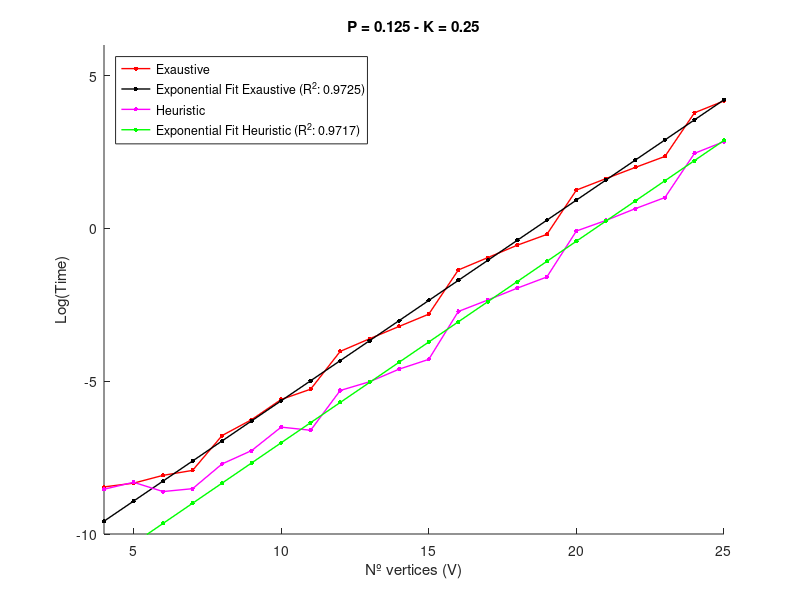

The MATLAB script that drew this image:
clear all
close all
clc

x =[4, 5, 6, 7, 8, 9, 10, 11, 12, 13, 14, 15, 16, 17, 18, 19, 20, 21, 22, 23, 24, 25]; 
K =0.25; 
P =0.125;
Times_Exaustive2 =[0.00021190000006754417, 0.0002395999999862397, 0.00030929999957152177, 0.0003638000002865738, 0.001138000000082684, 0.0019130000000586733, 0.0037026999998488463, 0.0051888000002691115, 0.017867699999897013, 0.02705789999981789, 0.04050199999983306, 0.060360400000263326, 0.2562431999999717, 0.38427169999977195, 0.5770017999998345, 0.820511599999918, 3.4988665999999284, 5.091625999999906, 7.3579359000000295, 10.53540380000004, 43.92167819999986, 64.74747049999996, 93.01098599999978, 134.64518880000014, 15.355134899999939, 20.39351439999973, 1169.3232652999995];
Times_Heuristic2 =[0.00019629999997050618, 0.00024660000008225325, 0.00018210000007456983, 0.0001999999999497959, 0.00044969999999011634, 0.0006956000001991924, 0.0014991000002737565, 0.0013529000002563407, 0.004969099999925675, 0.0066273000002183835, 0.01000530000010258, 0.01376090000030672, 0.06588139999985287, 0.09593200000017532, 0.14156649999995352, 0.2038329000001795, 0.917672500000208, 1.2961905000001934, 1.9099332000000686, 2.745540599999913, 11.641810600000099, 17.127539599999636, 25.472509700000046, 38.61548959999982, 152.2046375, 225.51219800000035, 336.7405933];

Times_Exaustive = Times_Exaustive2(1:22);
Times_Heuristic = Times_Heuristic2(1:22);

% General model:
%      f(x) = a*exp(b*x)
% Coefficients (with 95% confidence bounds):
%        a =   4.992e-06  (-7.632e-06, 1.762e-05)
%        b =     -0.6566  (-0.7592, -0.554)
% 
% Goodness of fit:
%   SSE: 150.5
%   R-square: 0.9725
%   Adjusted R-square: 0.9711
%   RMSE: 2.743

a1 = 4.992E-6;
b1 = 0.6566;
f1 = a1*exp(b1.*x); % Exaustiva


% General model:
%      f(x) = a*exp(b*x)
% Coefficients (with 95% confidence bounds):
%        a =   1.226e-06  (-1.938e-06, 4.389e-06)
%        b =      0.6596  (0.5549, 0.7644)
% 
% Goodness of fit:
%   SSE: 10.84
%   R-square: 0.9717
%   Adjusted R-square: 0.9703
%   RMSE: 0.7363

a2 =  1.226e-06;
b2 =  0.6596;
f2 = a2*exp(b2.*x); % Heuristica

figure(1)
%subplot(1,2,2)
hold on
plot(x,log(Times_Exaustive),'r.-','LineWidth',1,'MarkerSize',10)
plot(x,log(f1),'k.-','LineWidth',1,'MarkerSize',10)
plot(x,log(Times_Heuristic),'m.-','LineWidth',1,'MarkerSize',10)
plot(x,log(f2),'g.-','LineWidth',1,'MarkerSize',10)
ylabel('Log(Time)')
xlabel('Nº vertices (V)')
legend('Exaustive','Exponential Fit Exaustive (R^2: 0.9725)','Heuristic','Exponential Fit Heuristic (R^2: 0.9717)','Location','northwest')
title(['P = ',num2str(P),' - K = ',num2str(K)])
axis([4 25 -10 6])
drawnow